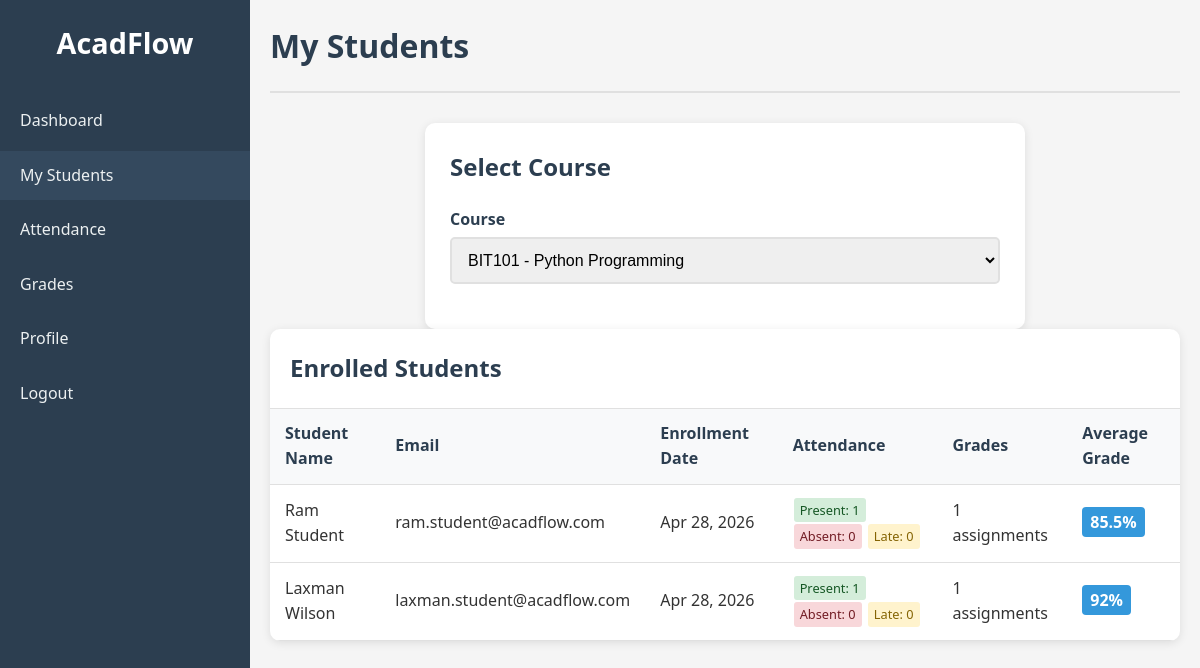
Page /teacher/students.php?course_id=1 (signed in) on the committed database.
### tables this page shows
CREATE TABLE users (
    id INT AUTO_INCREMENT PRIMARY KEY,
    first_name VARCHAR(50) NOT NULL,
    last_name VARCHAR(50) NOT NULL,
    email VARCHAR(100) UNIQUE NOT NULL,
    password VARCHAR(255) NOT NULL,
    role ENUM('admin', 'teacher', 'student') NOT NULL,
    profile_photo VARCHAR(255) DEFAULT NULL,
    created_at TIMESTAMP DEFAULT CURRENT_TIMESTAMP,
    updated_at TIMESTAMP DEFAULT CURRENT_TIMESTAMP ON UPDATE CURRENT_TIMESTAMP
);

### teacher/students.php (the view, shortened to what this page needs)
<?php
require_once '../config/database.php';
$user_id = $_SESSION['user_id'];
$courses_sql = "SELECT id, course_code, course_name FROM courses WHERE teacher_id = ? ORDER BY course_name";
$courses_stmt = $conn->prepare($courses_sql);
$courses_stmt->bind_param("i", $user_id);
$courses_stmt->execute();
$courses = $courses_stmt->get_result()->fetch_all(MYSQLI_ASSOC);
$students = [];
$selected_course = null;
if (isset($_GET['course_id']) && is_numeric($_GET['course_id'])) {
    $selected_course = $_GET['course_id'];
    $students_sql = "SELECT u.id, u.first_name, u.last_name, u.email, e.enrollment_date,
                     (SELECT COUNT(*) FROM attendance a WHERE a.student_id = u.id AND a.course_id = ? AND a.status = 'present') as present_count,
                     (SELECT COUNT(*) FROM attendance a WHERE a.student_id = u.id AND a.course_id = ? AND a.status = 'absent') as absent_count,
                     (SELECT COUNT(*) FROM attendance a WHERE a.student_id = u.id AND a.course_id = ? AND a.status = 'late') as late_count,
                     (SELECT COUNT(*) FROM grades g WHERE g.student_id = u.id AND g.course_id = ?) as grade_count,
                     (SELECT AVG(g.grade) FROM grades g WHERE g.student_id = u.id AND g.course_id = ?) as average_grade
                     FROM users u
                     JOIN enrollments e ON u.id = e.student_id
                     WHERE e.course_id = ? AND u.role = 'student'
                     ORDER BY u.last_name, u.first_name";
    $students_stmt = $conn->prepare($students_sql);
    $students_stmt->bind_param("iiiiii", $selected_course, $selected_course, $selected_course, $selected_course, $selected_course, $selected_course);
    $students_stmt->execute();
    $students = $students_stmt->get_result()->fetch_all(MYSQLI_ASSOC);
}
?>
<!DOCTYPE html>
<html lang="en">
<head>
    <link rel="stylesheet" href="../assets/css/style.css">
</head>
<body>
    <div class="dashboard-container">
        <aside class="sidebar">
            <div class="sidebar-header">
                <h2>AcadFlow</h2>
            </div>
            <nav class="sidebar-nav">
                <ul>
                    <li><a href="../dashboard.php">Dashboard</a></li>
                    <li><a href="students.php" class="active">My Students</a></li>
                    <li><a href="attendance.php">Attendance</a></li>
                    <li><a href="grades.php">Grades</a></li>
                    <li><a href="../profile.php">Profile</a></li>
                    <li><a href="../logout.php">Logout</a></li>
                </ul>
            </nav>
        </aside>
        <main class="main-content">
            <header class="main-header">
                <h1>My Students</h1>
            </header>
            <div class="form-container">
                <h2>Select Course</h2>
                <form method="GET" action="">
                    <div class="form-group">
                        <label for="course_id">Course</label>
                        <select id="course_id" name="course_id" required onchange="this.form.submit()">
                            <?php foreach ($courses as $course): ?>
                                <option value="<?php echo $course['id']; ?>" <?php echo ($selected_course == $course['id']) ? 'selected' : ''; ?>>
                                    <?php echo htmlspecialchars($course['course_code'] . ' - ' . $course['course_name']); ?>
                                </option>
                            <?php endforeach; ?>
                        </select>
                    </div>
                </form>
            </div>
            <?php if ($selected_course && !empty($students)): ?>
                <div class="table-container">
                    <div class="table-header">
                        <h2>Enrolled Students</h2>
                    </div>
                    <table>
                        <thead>
                            <tr>
                                <th>Student Name</th>
                                <th>Email</th>
                                <th>Enrollment Date</th>
                                <th>Attendance</th>
                                <th>Grades</th>
                                <th>Average Grade</th>
                            </tr>
                        </thead>
                        <tbody>
                            <?php foreach ($students as $student): ?>
                                <tr>
                                    <td><?php echo htmlspecialchars($student['first_name'] . ' ' . $student['last_name']); ?></td>
                                    <td><?php echo htmlspecialchars($student['email']); ?></td>
                                    <td><?php echo date('M j, Y', strtotime($student['enrollment_date'])); ?></td>
                                    <td>
                                        <span class="attendance-badge present">Present: <?php echo $student['present_count']; ?></span>
                                        <span class="attendance-badge absent">Absent: <?php echo $student['absent_count']; ?></span>
                                        <span class="attendance-badge late">Late: <?php echo $student['late_count']; ?></span>
                                    </td>
                                    <td><?php echo $student['grade_count']; ?> assignments</td>
                                    <td>
                                        <?php if ($student['average_grade']): ?>
                                            <span class="grade-badge"><?php echo round($student['average_grade'], 1); ?>%</span>
                                        <?php else: ?>
                                            <span class="no-grade">No grades yet</span>
                                        <?php endif; ?>
                                    </td>
                                </tr>
                            <?php endforeach; ?>
                        </tbody>
                    </table>
                </div>
            <?php elseif ($selected_course && empty($students)): ?>
                <div class="alert alert-error">No students enrolled in this course.</div>
            <?php endif; ?>
        </main>
    </div>
</body>
</html>

### assets/css/style.css (style rules this page uses)
* { margin: 0; padding: 0; box-sizing: border-box; }
body { font-family: 'Segoe UI', Tahoma, Geneva, Verdana, sans-serif; line-height: 1.6; color: #333; background-color: #f5f5f5; }
.form-group { margin-bottom: 20px; }
label { display: block; margin-bottom: 5px; font-weight: 600; color: #2c3e50; }
input, select { width: 100%; padding: 12px; border: 2px solid #e0e0e0; border-radius: 5px; font-size: 16px; transition: border-color 0.3s ease; }
.dashboard-container { display: flex; min-height: 100vh; }
.sidebar { width: 250px; background-color: #2c3e50; color: white; padding: 20px 0; position: fixed; height: 100vh; overflow-y: auto; }
.sidebar-header h2 { text-align: center; margin-bottom: 30px; font-size: 1.8rem; }
.sidebar-nav ul { list-style: none; }
.sidebar-nav li { margin-bottom: 5px; }
.sidebar-nav a { display: block; padding: 12px 20px; color: #ecf0f1; text-decoration: none; transition: background-color 0.3s ease; }
.sidebar-nav a:hover, .sidebar-nav a.active { background-color: #34495e; }
.main-content { flex: 1; margin-left: 250px; padding: 20px; }
.main-header { display: flex; justify-content: space-between; align-items: center; margin-bottom: 30px; padding-bottom: 20px; border-bottom: 2px solid #e0e0e0; }
.main-header h1 { color: #2c3e50; font-size: 2rem; }
.table-container { background: white; border-radius: 10px; box-shadow: 0 2px 10px rgba(0, 0, 0, 0.1); overflow: hidden; }
.table-header { padding: 20px; border-bottom: 1px solid #e0e0e0; display: flex; justify-content: space-between; align-items: center; }
.table-header h2 { color: #2c3e50; }
table { width: 100%; border-collapse: collapse; }
th, td { padding: 12px 15px; text-align: left; border-bottom: 1px solid #e0e0e0; }
th { background-color: #f8f9fa; font-weight: 600; color: #2c3e50; }
.form-container { background: white; padding: 25px; border-radius: 10px; box-shadow: 0 2px 10px rgba(0, 0, 0, 0.1); max-width: 600px; margin: 0 auto; }
.form-container h2 { margin-bottom: 20px; color: #2c3e50; }

### teacher/students.php (style rules this page uses)
.attendance-badge { display: inline-block; padding: 2px 6px; border-radius: 3px; font-size: 0.8rem; margin: 1px; }
.attendance-badge.present { background-color: #d4edda; color: #155724; }
.attendance-badge.absent { background-color: #f8d7da; color: #721c24; }
.attendance-badge.late { background-color: #fff3cd; color: #856404; }
.grade-badge { background-color: #3498db; color: white; padding: 4px 8px; border-radius: 4px; font-weight: 600; }

### rows in the picture
users: first_name+last_name "Ram Student", email "ram.student@acadflow.com", enrollment_date "Apr 28, 2026", present_count "1", absent_count "0", late_count "0", grade_count "1", average_grade "85.5"
users: first_name+last_name "Laxman Wilson", email "laxman.student@acadflow.com", enrollment_date "Apr 28, 2026", present_count "1", absent_count "0", late_count "0", grade_count "1", average_grade "92"

### other values in the picture
form field course_id "BIT101 - Python Programming"
